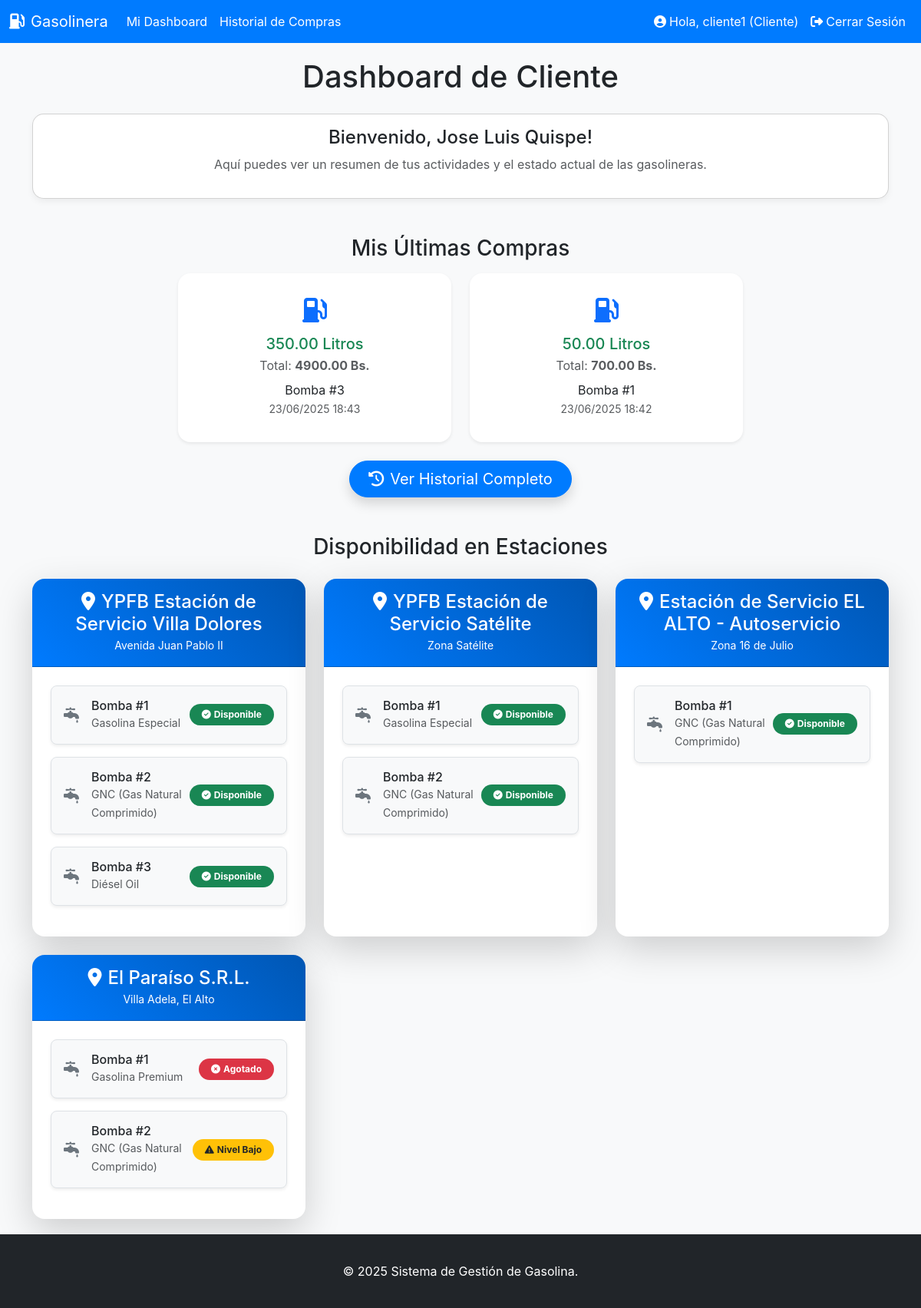
Page /cliente/ (signed in) on the committed database.
### app/models.py (models this page shows, shortened)
class Usuario(UserMixin, db.Model):
    __tablename__ = 'usuarios'
    id = db.Column(db.Integer, primary_key=True)
    username = db.Column(db.String(64), unique=True, nullable=False) # Nombre de usuario
    password_hash = db.Column(db.String(128)) # Hash de la contraseña
    rol_id = db.Column(db.Integer, db.ForeignKey('roles.id')) # Clave foránea del rol
    clientes = db.relationship('Cliente', backref='usuario', lazy='dynamic') # Relación con clientes

class Rol(db.Model):
    __tablename__ = 'roles'
    id = db.Column(db.Integer, primary_key=True)
    nombre = db.Column(db.String(50), unique=True, nullable=False) # Nombre del rol (administrador, operador, cliente)
    usuarios = db.relationship('Usuario', backref='rol', lazy='dynamic') # Relación con usuarios

class Cliente(db.Model):
    __tablename__ = 'clientes'
    id = db.Column(db.Integer, primary_key=True)
    nombre = db.Column(db.String(100), nullable=False) # Nombre del cliente
    apellido = db.Column(db.String(100)) # Apellido del cliente
    nit_ci = db.Column(db.String(20), unique=True, nullable=True) # NIT/CI del cliente (opcional)
    usuario_id = db.Column(db.Integer, db.ForeignKey('usuarios.id'), nullable=True) # Clave foránea del usuario asociado

class Venta(db.Model):
    __tablename__ = 'ventas'
    id = db.Column(db.Integer, primary_key=True)
    fecha_hora = db.Column(db.DateTime, default=datetime.datetime.now) # Fecha y hora de la venta
    litros_vendidos = db.Column(db.Float, nullable=False) # Cantidad de litros vendidos
    total_pagado = db.Column(db.Float, nullable=False) # Monto total pagado
    bomba_id = db.Column(db.Integer, db.ForeignKey('bombas.id')) # Clave foránea de la bomba
    cliente_id = db.Column(db.Integer, db.ForeignKey('clientes.id'), nullable=True) # Clave foránea del cliente (opcional)
    detalle_venta = db.relationship('DetalleVenta', backref='venta', uselist=False) # Relación con detalle de venta (uno a uno)
    pago = db.relationship('Pago', backref='venta', uselist=False) # Relación con pago (uno a uno)

class Bomba(db.Model):
    __tablename__ = 'bombas'
    id = db.Column(db.Integer, primary_key=True)
    numero_bomba = db.Column(db.String(50), nullable=False)
    tanque_id = db.Column(db.Integer, db.ForeignKey('tanques.id'), nullable=False)
    tanque = db.relationship('Tanque', backref='bombas')  # <-- Agrega esta línea
    ventas = db.relationship('Venta', backref='bomba', lazy='dynamic') # Relación con ventas

class Estacion(db.Model):
    __tablename__ = 'estaciones'
    id = db.Column(db.Integer, primary_key=True)
    nombre = db.Column(db.String(100), nullable=False)
    direccion = db.Column(db.String(200))
    tanques = db.relationship('Tanque', backref='estacion', lazy='dynamic')
    reabastecimientos = db.relationship('Reabastecimiento', backref='estacion', lazy='dynamic')

class TipoCombustible(db.Model):
    __tablename__ = 'tipos_combustible'
    id = db.Column(db.Integer, primary_key=True)
    nombre = db.Column(db.String(50), unique=True, nullable=False) # Nombre del combustible (ej. Gasolina, Diesel)
    precio_por_litro = db.Column(db.Float, nullable=False) # Precio por litro
    tanques = db.relationship('Tanque', backref='tipo_combustible', lazy='dynamic') # Relación con tanques

### app/cliente.py (the view)
@cliente.route('/')
@login_required
@cliente_required
def dashboard():
    print(f"\n--- DEBUG DASHBOARD ---")
    print(f"DASHBOARD: current_user.id = {current_user.id}")
    cliente_asociado = Cliente.query.filter_by(usuario_id=current_user.id).first()
    ventas_cliente_dashboard = [] # Renombrado para evitar confusión con el historial completo
    if not cliente_asociado:
        print("DASHBOARD: NO se encontró cliente asociado.") # DEBUG
        flash('No hay un perfil de cliente asociado a tu cuenta.', 'warning')
    else:
        print(f"DASHBOARD: Cliente asociado encontrado: ID={cliente_asociado.id}, Nombre={cliente_asociado.nombre}") # DEBUG
        ventas_cliente_dashboard = Venta.query.filter_by(cliente_id=cliente_asociado.id).order_by(Venta.fecha_hora.desc()).limit(3).all()
        print(f"DASHBOARD: Número de ventas para dashboard: {len(ventas_cliente_dashboard)}") # DEBUG
    estaciones_info = []
    estaciones = Estacion.query.all()
    for estacion in estaciones:
        bombas_info = []
        tanques = Tanque.query.filter_by(estacion_id=estacion.id).all()
        bombas = []
        for tanque in tanques:
            bombas.extend(tanque.bombas)
        bombas = list({b.id: b for b in bombas}.values())
        for bomba in bombas:
            tanque_asociado = bomba.tanque  # <--- Relación directa
            estado_combustible = 'No Disponible'
            tipo_combustible_nombre = 'N/A'
            nivel_actual_litros = 0
            capacidad_litros = 1
            if tanque_asociado:
                tipo_combustible_nombre = tanque_asociado.tipo_combustible.nombre
                nivel_actual_litros = tanque_asociado.nivel_actual_litros
                capacidad_litros = tanque_asociado.capacidad_litros
                porcentaje_nivel = (nivel_actual_litros / capacidad_litros) * 100 if capacidad_litros else 0
                if nivel_actual_litros > 0 and porcentaje_nivel >= 20:
                    estado_combustible = 'Disponible'
                elif nivel_actual_litros > 0 and porcentaje_nivel < 20:
                    estado_combustible = 'Nivel Bajo'
                else:
                    estado_combustible = 'Agotado'
            else:
                estado_combustible = 'No Asociado/Sin Tanque Disponible'
            bombas_info.append({
                'id': bomba.id,
                'numero_bomba': bomba.numero_bomba,
                'tipo_combustible': tipo_combustible_nombre,
                'estado_combustible': estado_combustible
            })
        estaciones_info.append({
            'id': estacion.id,
            'nombre': estacion.nombre,
            'direccion': estacion.direccion,
            'bombas': bombas_info
        })
    print(f"--- FIN DEBUG DASHBOARD ---\n") # DEBUG
    return render_template('cliente/dashboard.html',
                           ventas_cliente=ventas_cliente_dashboard,
                           cliente_asociado=cliente_asociado, # Asegúrate de pasar esto a la plantilla
                           estaciones_info=estaciones_info,
                           title='Dashboard Cliente')

### app/templates/cliente/dashboard.html
{% extends "base.html" %}
{% block content %}
<h1 class="mb-4 text-center">Dashboard de Cliente</h1>
{% if cliente_asociado %}
<div class="card p-3 mb-4 text-center">
    <h4 class="card-title">Bienvenido, {{ cliente_asociado.nombre }} {{ cliente_asociado.apellido }}!</h4>
    <p class="text-muted">Aquí puedes ver un resumen de tus actividades y el estado actual de las gasolineras.</p>
</div>
<h3 class="mt-5 mb-3 text-center">Mis Últimas Compras</h3>
{% if ventas_cliente %}
<div class="row row-cols-1 row-cols-md-3 g-4 justify-content-center mb-4">
    {% for venta in ventas_cliente %}
    <div class="col">
        <div class="card h-100 shadow-sm border-0 rounded-4 p-3">
            <div class="card-body text-center">
                <i class="fas fa-gas-pump fa-2x text-primary mb-3"></i>
                <h5 class="card-title text-success mb-1">{{ "%.2f" | format(venta.litros_vendidos) }} Litros</h5>
                <p class="card-text text-muted mb-2">Total: <strong>{{ "%.2f" | format(venta.total_pagado) }} Bs.</strong></p>
                <p class="card-text text-sm">Bomba #{{ venta.bomba.numero_bomba }}<br>
                <small class="text-muted">{{ venta.fecha_hora.strftime('%d/%m/%Y %H:%M') }}</small></p>
            </div>
        </div>
    </div>
    {% endfor %}
</div>
{% else %}
<div class="alert alert-info text-center" role="alert">
    No has realizado compras registradas aún.
</div>
{% endif %}
<div class="d-flex justify-content-center mb-5">
    <a href="{{ url_for('cliente.historial_compras') }}" class="btn btn-primary btn-lg rounded-pill px-4 shadow">
        <i class="fas fa-history me-2"></i>Ver Historial Completo
    </a>
</div>
<h3 class="mt-5 mb-4 text-center">Disponibilidad en Estaciones</h3>
{% if estaciones_info %}
    <div class="row row-cols-1 row-cols-md-2 row-cols-lg-3 g-4">
        {% for estacion in estaciones_info %}
        <div class="col">
            <div class="card h-100 shadow-lg border-0 rounded-4 overflow-hidden">
                <div class="card-header bg-gradient-primary text-white py-3">
                    <h4 class="mb-0 text-center"><i class="fas fa-map-marker-alt me-2"></i>{{ estacion.nombre }}</h4>
                    <p class="text-center mb-0"><small>{{ estacion.direccion }}</small></p>
                </div>
                <div class="card-body p-4">
                    {% if estacion.bombas %}
                        {% for bomba in estacion.bombas %}
                        <div class="d-flex align-items-center mb-3 p-3 border rounded-3 bg-light shadow-sm">
                            <i class="fas fa-faucet-drip fa-lg me-3 text-secondary"></i>
                            <div class="flex-grow-1">
                                <h6 class="mb-0">Bomba #{{ bomba.numero_bomba }}</h6>
                                <small class="text-muted">{{ bomba.tipo_combustible }}</small>
                            </div>
                            <div>
                                {% if bomba.estado_combustible == 'Disponible' %}
                                    <span class="badge bg-success py-2 px-3 rounded-pill">
                                        <i class="fas fa-check-circle me-1"></i>Disponible
                                    </span>
                                {% elif bomba.estado_combustible == 'Nivel Bajo' %}
                                    <span class="badge bg-warning text-dark py-2 px-3 rounded-pill">
                                        <i class="fas fa-exclamation-triangle me-1"></i>Nivel Bajo
                                    </span>
                                {% elif bomba.estado_combustible == 'Agotado' %}
                                    <span class="badge bg-danger py-2 px-3 rounded-pill">
                                        <i class="fas fa-times-circle me-1"></i>Agotado
                                    </span>
                                {% else %}
                                    <span class="badge bg-secondary py-2 px-3 rounded-pill">
                                        <i class="fas fa-question-circle me-1"></i>{{ bomba.estado_combustible }}
                                    </span>
                                {% endif %}
                            </div>
                        </div>
                        {% endfor %}
                    {% else %}
                    <div class="alert alert-info text-center" role="alert">
                        No hay bombas registradas para esta estación.
                    </div>
                    {% endif %}
                </div>
            </div>
        </div>
        {% endfor %}
    </div>
{% else %}
<div class="alert alert-info text-center" role="alert">
    No hay información de estaciones y bombas disponible.
</div>
{% endif %}
{% else %}
<div class="alert alert-warning text-center" role="alert">
    Tu cuenta de usuario no está asociada a un perfil de cliente. Por favor, contacta al administrador.
</div>
{% endif %}
{% endblock %}

### app/templates/base.html (shortened to what this page needs)
<!DOCTYPE html>
<html lang="es">
<head>
    <link href="https://cdn.jsdelivr.net/npm/bootstrap@5.3.3/dist/css/bootstrap.min.css" rel="stylesheet" xintegrity="sha384-QWTKZyjpPEjISv5WaRU9OFeRpok6YctnYmDr5pNlyT2bRjXh0JMhjY6hW+ALEwIH">
    <link rel="stylesheet" href="https://cdnjs.cloudflare.com/ajax/libs/font-awesome/6.5.2/css/all.min.css" xintegrity="sha512-SnH5WK+bZxgPHs44uWIX+LLJAJ9/2PkPKZ5QiAj6Ta86w+fsb2TkcmfRyVX3pBnMFcV7oQPJkl9QevSCWr3W6A==" />
</head>
<body>
    <nav class="navbar navbar-expand-lg navbar-dark">
        <div class="container-fluid">
            <a class="navbar-brand" href="{{ url_for('main.index') }}">
                <i class="fas fa-gas-pump me-2"></i>Gasolinera
            </a>
            <div class="collapse navbar-collapse" id="navbarNav">
                <ul class="navbar-nav me-auto mb-2 mb-lg-0">
                    {% if current_user.is_authenticated %}
                        {% if current_user.rol.nombre == 'administrador' %}
                            <li class="nav-item">
                                <a class="nav-link" href="{{ url_for('admin.dashboard') }}">Dashboard Admin</a>
                            </li>
                            <li class="nav-item dropdown">
                                <a class="nav-link dropdown-toggle" href="#" id="navbarDropdownAdmin" role="button" data-bs-toggle="dropdown" aria-expanded="false">
                                    Gestión
                                </a>
                                <ul class="dropdown-menu" aria-labelledby="navbarDropdownAdmin">
                                    <li><a class="dropdown-item" href="{{ url_for('admin.manage_estaciones') }}">Estaciones</a></li>
                                    <li><a class="dropdown-item" href="{{ url_for('admin.manage_tanques') }}">Tanques</a></li>
                                    <li><a class="dropdown-item" href="{{ url_for('admin.manage_bombas') }}">Bombas</a></li>
                                    <li><a class="dropdown-item" href="{{ url_for('admin.manage_tipos_combustible') }}">Tipos de Combustible</a></li>
                                    <li><hr class="dropdown-divider"></li>
                                    <li><a class="dropdown-item" href="{{ url_for('admin.manage_proveedores') }}">Proveedores</a></li>
                                    <li><a class="dropdown-item" href="{{ url_for('admin.manage_usuarios') }}">Usuarios</a></li>
                                    <li><a class="dropdown-item" href="{{ url_for('admin.manage_clientes') }}">Clientes</a></li>
                                </ul>
                            </li>
                             <li class="nav-item">
                                <a class="nav-link" href="{{ url_for('admin.view_reports') }}">Reportes</a>
                            </li>
                        {% elif current_user.rol.nombre == 'cliente' %}
                            <li class="nav-item">
                                <a class="nav-link" href="{{ url_for('cliente.dashboard') }}">Mi Dashboard</a>
                            </li>
                            <li class="nav-item">
                                <a class="nav-link" href="{{ url_for('cliente.historial_compras') }}">Historial de Compras</a>
                            </li>
                        {% endif %}
                    {% endif %}
                </ul>
                <ul class="navbar-nav ms-auto">
                    {% if current_user.is_authenticated %}
                        <li class="nav-item">
                            <span class="nav-link"><i class="fas fa-user-circle me-1"></i>Hola, {{ current_user.username }} ({{ current_user.rol.nombre | capitalize }})</span>
                        </li>
                        <li class="nav-item">
                            <a class="nav-link" href="{{ url_for('auth.logout') }}"><i class="fas fa-sign-out-alt me-1"></i>Cerrar Sesión</a>
                        </li>
                    {% else %}
                        <li class="nav-item">
                            <a class="nav-link" href="{{ url_for('auth.login') }}"><i class="fas fa-sign-in-alt me-1"></i>Iniciar Sesión</a>
                        </li>
                    {% endif %}
                </ul>
            </div>
        </div>
    </nav>
    <div class="container">
        {% block content %}{% endblock %}
    </div>
    <footer class="footer mt-auto py-3 bg-dark">
        <div class="container text-center">
            <span class="text-white">&copy; {{ moment().format('YYYY') }} Sistema de Gestión de Gasolina.</span>
        </div>
    </footer>
</body>
</html>

### rows in the picture
Usuario: username "cliente1"
Rol: rol.nombre "Cliente"
Cliente: nombre "Jose Luis", apellido "Quispe"
Venta: litros_vendidos "350.00", total_pagado "4900.00", bomba.numero_bomba "3", fecha_hora "23/06/2025 18:43"
Venta: litros_vendidos "50.00", total_pagado "700.00", bomba.numero_bomba "1", fecha_hora "23/06/2025 18:42"
Estacion: nombre "YPFB Estación de Servicio Villa Dolores", direccion "Avenida Juan Pablo II"
TipoCombustible: numero_bomba "1", tipo_combustible "Gasolina Especial", shows "Disponible"
TipoCombustible: numero_bomba "2", tipo_combustible "GNC (Gas Natural Comprimido)", shows "Disponible", numero_bomba "1"
TipoCombustible: numero_bomba "3", tipo_combustible "Diésel Oil", shows "Disponible"
Estacion: nombre "YPFB Estación de Servicio Satélite", direccion "Zona Satélite"
Estacion: nombre "Estación de Servicio EL ALTO - Autoservicio", direccion "Zona 16 de Julio"
Estacion: nombre "El Paraíso S.R.L.", direccion "Villa Adela, El Alto"
TipoCombustible: numero_bomba "1", tipo_combustible "Gasolina Premium", shows "Agotado"

### other values in the picture
{{ moment().format('YYYY') }} "2025"
